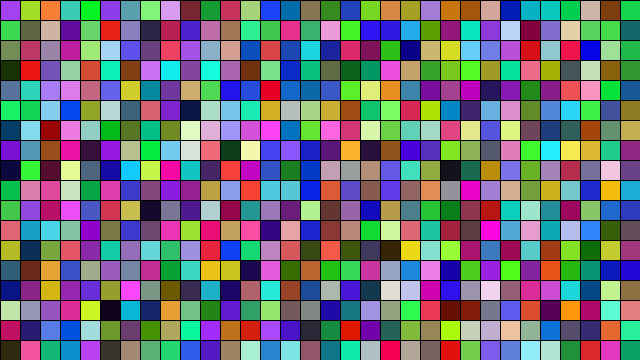
Frame 1 (no input)
Frame 60 (the mouse pressed at the canvas centre just before this capture): identical to frame 1, image omitted
Frame 120 (the mouse held since frame 60 and released just before this capture): identical to frame 1, image omitted

The Processing sketch that drew this single still picture (run headless with seeded random() and noise(); from frame 60 on, the mouse is pressed at the canvas centre):

// Processing sketch: quadrados_na_tela
// ── quadrados_na_tela.pde
float x, y, w = 20, r, g, b;

void setup() {
  size (640, 360);
  background(0);
  for (x = 0; x <= width; x = x +w) {
    for (y = 0; y <= height; y = y + w) {
      r = random(255);
      g = random(255);
      b = random(255);
      fill(r, g, b);
      rect(x, y, w, w);
    }
  }
}

void draw() {
  


  }
